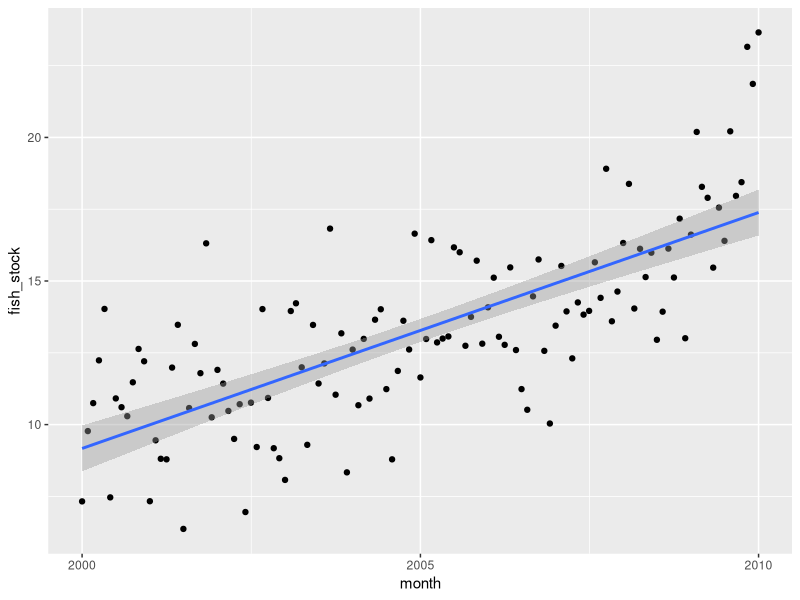
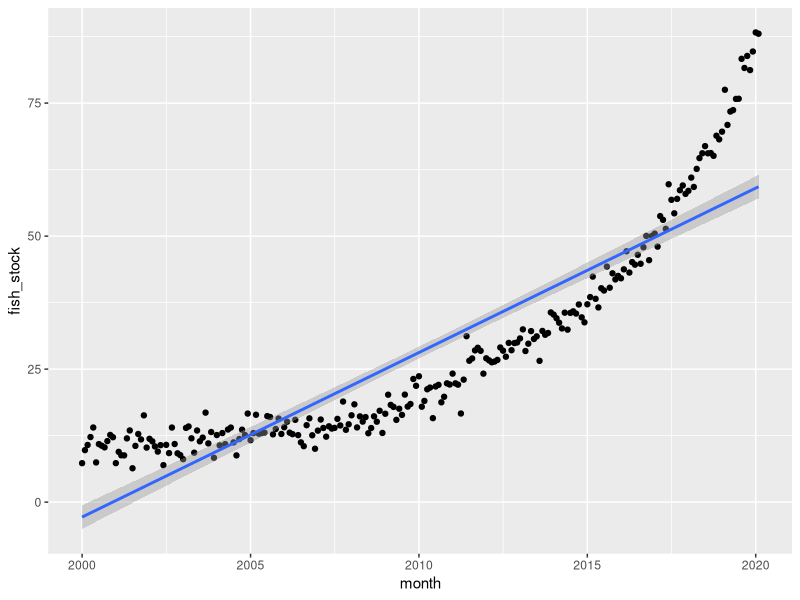

The R script that drew these images, in order: (Note: this script raises an error after producing the figures.)
library(tidyverse)
library(lubridate)

# First mass data set ----

## Simulate predictor variable
x <- abs(rnorm(121))          

## Simulate the error term
e <- rnorm(121, 0, 2)    

## Compute the outcome via the model
y <- 10 + 4 * x + e 

mass_1<-bind_cols(x,y) %>% 
  rename(date_number=`...1`, 
         fish_stock=`...2`) %>% 
  arrange(date_number) %>%
  mutate(month=seq(from=as.Date('2000-01-01'), 
                   to=as.Date('2010-01-01'), 
                   by='month'), 
         state='Massachusetts')


ggplot(mass_1, aes(x=month, y=fish_stock)) +
  geom_point() + 
  geom_smooth(method='lm')


# Second mass data set ----

## Simulate predictor variable
x <- abs(rnorm(121))          

## Simulate the error term
e <- rnorm(121, 0, 2)    

## Compute the outcome via the model
y <- 20 + 30 * x + e 

mass_total<-mass_1 %>% 
  bind_rows(bind_cols(x,y) %>% 
  rename(date_number=`...1`, 
         fish_stock=`...2`) %>% 
  arrange(date_number) %>%
  mutate(month=seq(from=as.Date('2010-02-01'), 
                   to=as.Date('2020-02-01'), 
                   by='month'), 
         state='Massachusetts'))

ggplot(mass_total, aes(x=month, y=fish_stock)) +
  geom_point() + 
  geom_smooth(method='lm')

# All Maine data ----

## Simulate predictor variable
x <- abs(rnorm(242))          

## Simulate the error term
e <- rnorm(242, 0, 2)    

## Compute the outcome via the model
y <- 10 + 4 * x + e 

all_fish_data<-mass_total %>% 
  bind_rows(bind_cols(x,y) %>% 
  rename(date_number=`...1`, 
         fish_stock=`...2`) %>% 
  arrange(date_number) %>%
  mutate(month=seq(from=as.Date('2000-01-01'), 
                   to=as.Date('2020-02-01'), 
                   by='month'), 
         state='Maine'))

ggplot(all_data, aes(x=month, y=fish_stock, color=state)) +
  geom_point() + 
  geom_smooth(method='lm')

write.csv(all_fish_data, 
          './machine_learning/regression/dif_and_dif_data.csv', 
          row.names=F)




  
  



